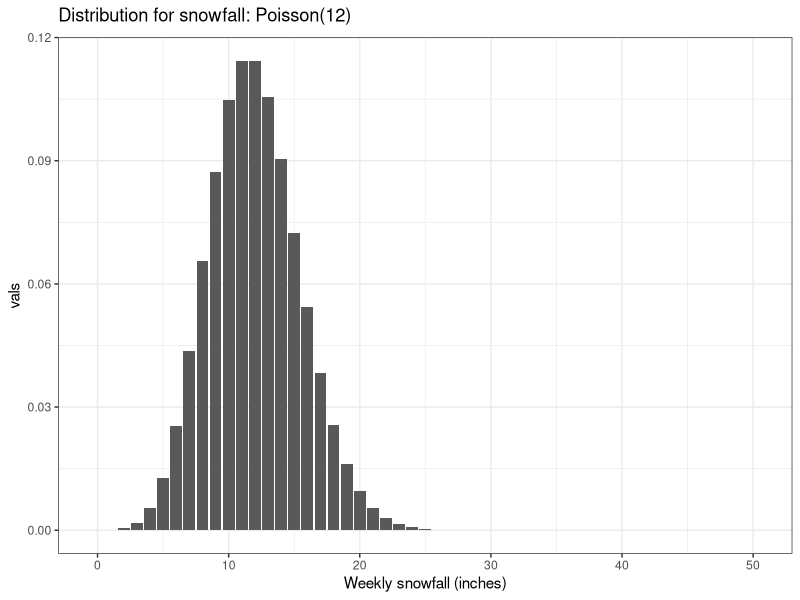
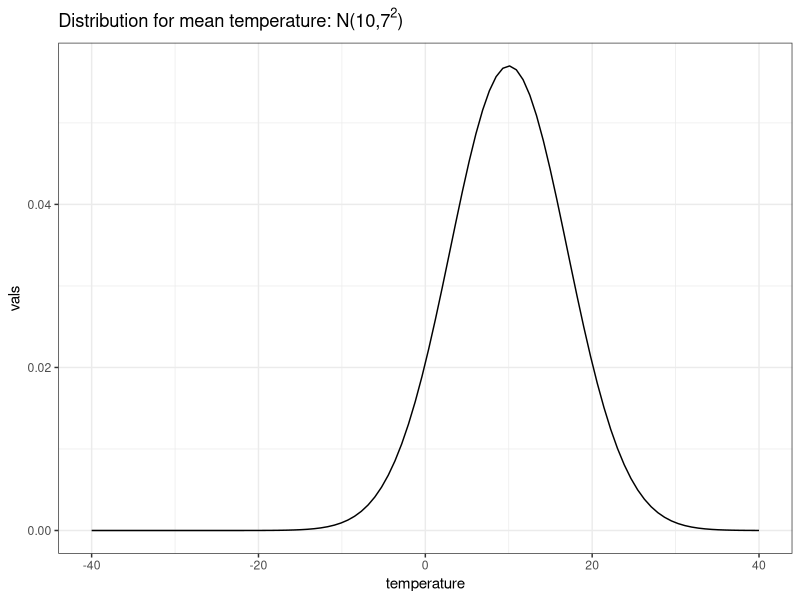

Reproduce these figures in R, in order.
## ---- chunk 1
library(tidyverse)
snow_seq <- 0:50
tibble(vals = c(dpois(snow_seq, 12)),
       `Weekly snowfall (inches)` = snow_seq) %>%
  ggplot(aes(x = `Weekly snowfall (inches)`, y = vals)) +
  geom_col() + theme_bw() +
  ggtitle(expression(paste('Distribution for snowfall: Poisson(12)')))
## ---- chunk 2
temp_seq <- seq(-40,40, length.out = 100)
tibble(vals = c(dnorm(temp_seq, 10, 7)),
       temperature = temp_seq) %>%
  ggplot(aes(x = temperature, y = vals)) +
  geom_line() + theme_bw() +
  ggtitle(expression(paste('Distribution for mean temperature: N(10,',7^2,')')))
## ---- chunk 3
num_sims <- 1000000

Yahtzee <- straight <- rep(FALSE, num_sims)

for (i in 1:num_sims){
  roll <- sample(6, 5, replace = T)
  Yahtzee[i] = length(unique(roll)) == 1
  straight[i] = (length(unique(roll)) == 5 & !(1 %in% roll)) | (length(unique(roll)) == 5 & !(6 %in% roll))
}

mean(Yahtzee)
mean(straight)
